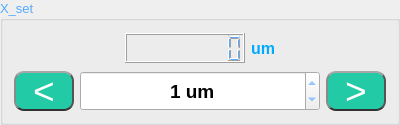
               <widget class="QGroupBox" name="Adc_box_3">
                <property name="sizePolicy">
                 <sizepolicy hsizetype="MinimumExpanding" vsizetype="Fixed">
                  <horstretch>0</horstretch>
                  <verstretch>0</verstretch>
                 </sizepolicy>
                </property>
                <property name="minimumSize">
                 <size>
                  <width>400</width>
                  <height>125</height>
                 </size>
                </property>
                <property name="maximumSize">
                 <size>
                  <width>400</width>
                  <height>16777215</height>
                 </size>
                </property>
                <property name="palette">
                 <palette>
                  <active>
                   <colorrole role="WindowText">
                    <brush brushstyle="SolidPattern">
                     <color alpha="255">
                      <red>85</red>
                      <green>170</green>
                      <blue>255</blue>
                     </color>
                    </brush>
                   </colorrole>
                  </active>
                  <inactive>
                   <colorrole role="WindowText">
                    <brush brushstyle="SolidPattern">
                     <color alpha="255">
                      <red>85</red>
                      <green>170</green>
                      <blue>255</blue>
                     </color>
                    </brush>
                   </colorrole>
                  </inactive>
                  <disabled>
                   <colorrole role="WindowText">
                    <brush brushstyle="SolidPattern">
                     <color alpha="255">
                      <red>120</red>
                      <green>120</green>
                      <blue>120</blue>
                     </color>
                    </brush>
                   </colorrole>
                  </disabled>
                 </palette>
                </property>
                <property name="font">
                 <font>
                  <family>Arial</family>
                  <pointsize>10</pointsize>
                  <bold>false</bold>
                  <stylestrategy>PreferAntialias</stylestrategy>
                 </font>
                </property>
                <property name="title">
                 <string>X_set</string>
                </property>
                <layout class="QVBoxLayout" name="verticalLayout_4">
                 <item>
                  <layout class="QHBoxLayout" name="horizontalLayout_9">
                   <item>
                    <spacer name="horizontalSpacer">
                     <property name="orientation">
                      <enum>Qt::Horizontal</enum>
                     </property>
                     <property name="sizeHint" stdset="0">
                      <size>
                       <width>40</width>
                       <height>20</height>
                      </size>
                     </property>
                    </spacer>
                   </item>
                   <item>
                    <widget class="QLCDNumber" name="lcd_X_pos">
                     <property name="sizePolicy">
                      <sizepolicy hsizetype="MinimumExpanding" vsizetype="Fixed">
                       <horstretch>0</horstretch>
                       <verstretch>0</verstretch>
                      </sizepolicy>
                     </property>
                     <property name="minimumSize">
                      <size>
                       <width>120</width>
                       <height>30</height>
                      </size>
                     </property>
                     <property name="palette">
                      <palette>
                       <active>
                        <colorrole role="WindowText">
                         <brush brushstyle="SolidPattern">
                          <color alpha="255">
                           <red>85</red>
                           <green>170</green>
                           <blue>255</blue>
                          </color>
                         </brush>
                        </colorrole>
                       </active>
                       <inactive>
                        <colorrole role="WindowText">
                         <brush brushstyle="SolidPattern">
                          <color alpha="255">
                           <red>85</red>
                           <green>170</green>
                           <blue>255</blue>
                          </color>
                         </brush>
                        </colorrole>
                       </inactive>
                       <disabled>
                        <colorrole role="WindowText">
                         <brush brushstyle="SolidPattern">
                          <color alpha="255">
                           <red>120</red>
                           <green>120</green>
                           <blue>120</blue>
                          </color>
                         </brush>
                        </colorrole>
                       </disabled>
                      </palette>
                     </property>
                     <property name="toolTip">
                      <string>current X position</string>
                     </property>
                     <property name="digitCount">
                      <number>8</number>
                     </property>
                     <property name="value" stdset="0">
                      <double>0.000000000000000</double>
                     </property>
                    </widget>
                   </item>
                   <item>
                    <widget class="QLabel" name="label_5">
                     <property name="palette">
                      <palette>
                       <active>
                        <colorrole role="WindowText">
                         <brush brushstyle="SolidPattern">
                          <color alpha="255">
                           <red>0</red>
                           <green>170</green>
                           <blue>255</blue>
                          </color>
                         </brush>
                        </colorrole>
                       </active>
                       <inactive>
                        <colorrole role="WindowText">
                         <brush brushstyle="SolidPattern">
                          <color alpha="255">
                           <red>0</red>
                           <green>170</green>
                           <blue>255</blue>
                          </color>
                         </brush>
                        </colorrole>
                       </inactive>
                       <disabled>
                        <colorrole role="WindowText">
                         <brush brushstyle="SolidPattern">
                          <color alpha="255">
                           <red>120</red>
                           <green>120</green>
                           <blue>120</blue>
                          </color>
                         </brush>
                        </colorrole>
                       </disabled>
                      </palette>
                     </property>
                     <property name="font">
                      <font>
                       <family>Arial</family>
                       <pointsize>12</pointsize>
                       <bold>true</bold>
                       <stylestrategy>PreferAntialias</stylestrategy>
                      </font>
                     </property>
                     <property name="text">
                      <string>um</string>
                     </property>
                    </widget>
                   </item>
                   <item>
                    <spacer name="horizontalSpacer_2">
                     <property name="orientation">
                      <enum>Qt::Horizontal</enum>
                     </property>
                     <property name="sizeHint" stdset="0">
                      <size>
                       <width>40</width>
                       <height>20</height>
                      </size>
                     </property>
                    </spacer>
                   </item>
                  </layout>
                 </item>
                 <item>
                  <layout class="QHBoxLayout" name="horizontalLayout">
                   <item>
                    <widget class="QPushButton" name="X_pos_left">
                     <property name="sizePolicy">
                      <sizepolicy hsizetype="Fixed" vsizetype="Fixed">
                       <horstretch>0</horstretch>
                       <verstretch>0</verstretch>
                      </sizepolicy>
                     </property>
                     <property name="minimumSize">
                      <size>
                       <width>60</width>
                       <height>40</height>
                      </size>
                     </property>
                     <property name="maximumSize">
                      <size>
                       <width>16777215</width>
                       <height>40</height>
                      </size>
                     </property>
                     <property name="palette">
                      <palette>
                       <active>
                        <colorrole role="WindowText">
                         <brush brushstyle="SolidPattern">
                          <color alpha="255">
                           <red>255</red>
                           <green>255</green>
                           <blue>255</blue>
                          </color>
                         </brush>
                        </colorrole>
                        <colorrole role="Button">
                         <brush brushstyle="SolidPattern">
                          <color alpha="255">
                           <red>35</red>
                           <green>202</green>
                           <blue>166</blue>
                          </color>
                         </brush>
                        </colorrole>
                        <colorrole role="Text">
                         <brush brushstyle="SolidPattern">
                          <color alpha="255">
                           <red>255</red>
                           <green>255</green>
                           <blue>255</blue>
                          </color>
                         </brush>
                        </colorrole>
                        <colorrole role="ButtonText">
                         <brush brushstyle="SolidPattern">
                          <color alpha="255">
                           <red>255</red>
                           <green>255</green>
                           <blue>255</blue>
                          </color>
                         </brush>
                        </colorrole>
                        <colorrole role="Base">
                         <brush brushstyle="SolidPattern">
                          <color alpha="255">
                           <red>35</red>
                           <green>202</green>
                           <blue>166</blue>
                          </color>
                         </brush>
                        </colorrole>
                        <colorrole role="Window">
                         <brush brushstyle="SolidPattern">
                          <color alpha="255">
                           <red>35</red>
                           <green>202</green>
                           <blue>166</blue>
                          </color>
                         </brush>
                        </colorrole>
                        <colorrole role="HighlightedText">
                         <brush brushstyle="SolidPattern">
                          <color alpha="255">
                           <red>255</red>
                           <green>85</green>
                           <blue>127</blue>
                          </color>
                         </brush>
                        </colorrole>
                        <colorrole role="PlaceholderText">
                         <brush brushstyle="SolidPattern">
                          <color alpha="255">
                           <red>255</red>
                           <green>255</green>
                           <blue>255</blue>
                          </color>
                         </brush>
                        </colorrole>
                       </active>
                       <inactive>
                        <colorrole role="WindowText">
                         <brush brushstyle="SolidPattern">
                          <color alpha="255">
                           <red>255</red>
                           <green>255</green>
                           <blue>255</blue>
                          </color>
                         </brush>
                        </colorrole>
                        <colorrole role="Button">
                         <brush brushstyle="SolidPattern">
                          <color alpha="255">
                           <red>35</red>
                           <green>202</green>
                           <blue>166</blue>
                          </color>
                         </brush>
                        </colorrole>
                        <colorrole role="Text">
                         <brush brushstyle="SolidPattern">
                          <color alpha="255">
                           <red>255</red>
                           <green>255</green>
                           <blue>255</blue>
                          </color>
                         </brush>
                        </colorrole>
                        <colorrole role="ButtonText">
                         <brush brushstyle="SolidPattern">
                          <color alpha="255">
                           <red>255</red>
                           <green>255</green>
                           <blue>255</blue>
                          </color>
                         </brush>
                        </colorrole>
                        <colorrole role="Base">
                         <brush brushstyle="SolidPattern">
                          <color alpha="255">
                           <red>35</red>
                           <green>202</green>
                           <blue>166</blue>
                          </color>
                         </brush>
                        </colorrole>
                        <colorrole role="Window">
                         <brush brushstyle="SolidPattern">
                          <color alpha="255">
                           <red>35</red>
                           <green>202</green>
                           <blue>166</blue>
                          </color>
                         </brush>
                        </colorrole>
                        <colorrole role="HighlightedText">
                         <brush brushstyle="SolidPattern">
                          <color alpha="255">
                           <red>255</red>
                           <green>85</green>
                           <blue>127</blue>
                          </color>
                         </brush>
                        </colorrole>
                        <colorrole role="PlaceholderText">
                         <brush brushstyle="SolidPattern">
                          <color alpha="255">
                           <red>255</red>
                           <green>255</green>
                           <blue>255</blue>
                          </color>
                         </brush>
                        </colorrole>
                       </inactive>
                       <disabled>
                        <colorrole role="WindowText">
                         <brush brushstyle="SolidPattern">
                          <color alpha="255">
                           <red>255</red>
                           <green>255</green>
                           <blue>255</blue>
                          </color>
                         </brush>
                        </colorrole>
                        <colorrole role="Button">
                         <brush brushstyle="SolidPattern">
                          <color alpha="255">
                           <red>35</red>
                           <green>202</green>
                           <blue>166</blue>
                          </color>
                         </brush>
                        </colorrole>
                        <colorrole role="Text">
                         <brush brushstyle="SolidPattern">
                          <color alpha="255">
                           <red>255</red>
                           <green>255</green>
                           <blue>255</blue>
                          </color>
                         </brush>
                        </colorrole>
                        <colorrole role="ButtonText">
                         <brush brushstyle="SolidPattern">
                          <color alpha="255">
                           <red>255</red>
                           <green>255</green>
                           <blue>255</blue>
                          </color>
                         </brush>
                        </colorrole>
                        <colorrole role="Base">
                         <brush brushstyle="SolidPattern">
                          <color alpha="255">
                           <red>35</red>
                           <green>202</green>
                           <blue>166</blue>
                          </color>
                         </brush>
                        </colorrole>
                        <colorrole role="Window">
                         <brush brushstyle="SolidPattern">
                          <color alpha="255">
                           <red>35</red>
                           <green>202</green>
                           <blue>166</blue>
                          </color>
                         </brush>
                        </colorrole>
                        <colorrole role="HighlightedText">
                         <brush brushstyle="SolidPattern">
                          <color alpha="255">
                           <red>255</red>
                           <green>85</green>
                           <blue>127</blue>
                          </color>
                         </brush>
                        </colorrole>
                        <colorrole role="PlaceholderText">
                         <brush brushstyle="SolidPattern">
                          <color alpha="255">
                           <red>255</red>
                           <green>255</green>
                           <blue>255</blue>
                          </color>
                         </brush>
                        </colorrole>
                       </disabled>
                      </palette>
                     </property>
                     <property name="font">
                      <font>
                       <family>Arial</family>
                       <pointsize>28</pointsize>
                       <bold>false</bold>
                       <stylestrategy>PreferDefault</stylestrategy>
                      </font>
                     </property>
                     <property name="styleSheet">
                      <string notr="true">QPushButton{background-color: rgb(35, 202, 166);border:2px;border-radius:10px;padding:2px 4px;selection-color: rgb(255, 85, 127);color:rgb(255, 255, 255);border-style:inset;border-top-color: rgb(167, 167, 167);border-left-color: rgb(138, 138, 138);
border-right-color: rgb(56, 56, 56);
border-bottom-color: rgb(33, 33, 33);}

QPushButton:hover{background-color:rgb(255, 91, 58);border:2px;border-radius:10px;padding:2px 4px;selection-color: rgb(255, 85, 127);color: rgb(255, 255, 255) ;border-style:inset;border-top-color: rgb(167, 167, 167);border-left-color: rgb(138, 138, 138);
border-right-color: rgb(56, 56, 56);
border-bottom-color: rgb(33, 33, 33);}
QPushButton:pressed{background-color:rgb(255, 91, 58);border:2px;border-radius:10px;padding:2px 4px;selection-color: rgb(255, 85, 127);color: rgb(255, 255, 255) ;border-style:inset;border-bottom-color: rgb(167, 167, 167);border-right-color: rgb(138, 138, 138);
border-left-color: rgb(56, 56, 56);
border-top-color: rgb(33, 33, 33);}</string>
                     </property>
                     <property name="text">
                      <string>&lt;</string>
                     </property>
                     <property name="autoDefault">
                      <bool>false</bool>
                     </property>
                     <property name="default">
                      <bool>false</bool>
                     </property>
                     <property name="flat">
                      <bool>false</bool>
                     </property>
                    </widget>
                   </item>
                   <item>
                    <widget class="QDoubleSpinBox" name="Step_X_pos">
                     <property name="sizePolicy">
                      <sizepolicy hsizetype="MinimumExpanding" vsizetype="Fixed">
                       <horstretch>0</horstretch>
                       <verstretch>0</verstretch>
                      </sizepolicy>
                     </property>
                     <property name="minimumSize">
                      <size>
                       <width>200</width>
                       <height>40</height>
                      </size>
                     </property>
                     <property name="font">
                      <font>
                       <family>Arial</family>
                       <pointsize>14</pointsize>
                       <bold>true</bold>
                       <stylestrategy>PreferAntialias</stylestrategy>
                      </font>
                     </property>
                     <property name="toolTip">
                      <string>Each Step size X</string>
                     </property>
                     <property name="inputMethodHints">
                      <set>Qt::ImhFormattedNumbersOnly|Qt::ImhNoAutoUppercase|Qt::ImhPreferNumbers</set>
                     </property>
                     <property name="alignment">
                      <set>Qt::AlignCenter</set>
                     </property>
                     <property name="suffix">
                      <string> um</string>
                     </property>
                     <property name="decimals">
                      <number>0</number>
                     </property>
                     <property name="minimum">
                      <double>0.000000000000000</double>
                     </property>
                     <property name="maximum">
                      <double>10000.000000000000000</double>
                     </property>
                     <property name="singleStep">
                      <double>1.000000000000000</double>
                     </property>
                     <property name="value">
                      <double>1.000000000000000</double>
                     </property>
                    </widget>
                   </item>
                   <item>
                    <widget class="QPushButton" name="X_pos_right">
                     <property name="sizePolicy">
                      <sizepolicy hsizetype="Fixed" vsizetype="Fixed">
                       <horstretch>0</horstretch>
                       <verstretch>0</verstretch>
                      </sizepolicy>
                     </property>
                     <property name="minimumSize">
                      <size>
                       <width>60</width>
                       <height>40</height>
                      </size>
                     </property>
                     <property name="maximumSize">
                      <size>
                       <width>60</width>
                       <height>40</height>
                      </size>
                     </property>
                     <property name="palette">
                      <palette>
                       <active>
                        <colorrole role="WindowText">
                         <brush brushstyle="SolidPattern">
                          <color alpha="255">
                           <red>255</red>
                           <green>255</green>
                           <blue>255</blue>
                          </color>
                         </brush>
                        </colorrole>
                        <colorrole role="Button">
                         <brush brushstyle="SolidPattern">
                          <color alpha="255">
                           <red>35</red>
                           <green>202</green>
                           <blue>166</blue>
                          </color>
                         </brush>
                        </colorrole>
                        <colorrole role="Text">
                         <brush brushstyle="SolidPattern">
                          <color alpha="255">
                           <red>255</red>
                           <green>255</green>
                           <blue>255</blue>
                          </color>
                         </brush>
                        </colorrole>
                        <colorrole role="ButtonText">
                         <brush brushstyle="SolidPattern">
                          <color alpha="255">
                           <red>255</red>
                           <green>255</green>
                           <blue>255</blue>
                          </color>
                         </brush>
                        </colorrole>
                        <colorrole role="Base">
                         <brush brushstyle="SolidPattern">
                          <color alpha="255">
                           <red>35</red>
                           <green>202</green>
                           <blue>166</blue>
                          </color>
                         </brush>
                        </colorrole>
                        <colorrole role="Window">
                         <brush brushstyle="SolidPattern">
                          <color alpha="255">
                           <red>35</red>
                           <green>202</green>
                           <blue>166</blue>
                          </color>
                         </brush>
                        </colorrole>
                        <colorrole role="HighlightedText">
                         <brush brushstyle="SolidPattern">
                          <color alpha="255">
                           <red>255</red>
                           <green>85</green>
                           <blue>127</blue>
                          </color>
                         </brush>
                        </colorrole>
                        <colorrole role="PlaceholderText">
                         <brush brushstyle="SolidPattern">
                          <color alpha="255">
                           <red>255</red>
                           <green>255</green>
                           <blue>255</blue>
                          </color>
                         </brush>
                        </colorrole>
                       </active>
                       <inactive>
                        <colorrole role="WindowText">
                         <brush brushstyle="SolidPattern">
                          <color alpha="255">
                           <red>255</red>
                           <green>255</green>
                           <blue>255</blue>
                          </color>
                         </brush>
                        </colorrole>
                        <colorrole role="Button">
                         <brush brushstyle="SolidPattern">
                          <color alpha="255">
                           <red>35</red>
                           <green>202</green>
                           <blue>166</blue>
                          </color>
                         </brush>
                        </colorrole>
                        <colorrole role="Text">
                         <brush brushstyle="SolidPattern">
                          <color alpha="255">
                           <red>255</red>
                           <green>255</green>
                           <blue>255</blue>
                          </color>
                         </brush>
                        </colorrole>
                        <colorrole role="ButtonText">
                         <brush brushstyle="SolidPattern">
                          <color alpha="255">
                           <red>255</red>
                           <green>255</green>
                           <blue>255</blue>
                          </color>
                         </brush>
                        </colorrole>
                        <colorrole role="Base">
                         <brush brushstyle="SolidPattern">
                          <color alpha="255">
                           <red>35</red>
                           <green>202</green>
                           <blue>166</blue>
                          </color>
                         </brush>
                        </colorrole>
                        <colorrole role="Window">
                         <brush brushstyle="SolidPattern">
                          <color alpha="255">
                           <red>35</red>
                           <green>202</green>
                           <blue>166</blue>
                          </color>
                         </brush>
                        </colorrole>
                        <colorrole role="HighlightedText">
                         <brush brushstyle="SolidPattern">
                          <color alpha="255">
                           <red>255</red>
                           <green>85</green>
                           <blue>127</blue>
                          </color>
                         </brush>
                        </colorrole>
                        <colorrole role="PlaceholderText">
                         <brush brushstyle="SolidPattern">
                          <color alpha="255">
                           <red>255</red>
                           <green>255</green>
                           <blue>255</blue>
                          </color>
                         </brush>
                        </colorrole>
                       </inactive>
                       <disabled>
                        <colorrole role="WindowText">
                         <brush brushstyle="SolidPattern">
                          <color alpha="255">
                           <red>255</red>
                           <green>255</green>
                           <blue>255</blue>
                          </color>
                         </brush>
                        </colorrole>
                        <colorrole role="Button">
                         <brush brushstyle="SolidPattern">
                          <color alpha="255">
                           <red>35</red>
                           <green>202</green>
                           <blue>166</blue>
                          </color>
                         </brush>
                        </colorrole>
                        <colorrole role="Text">
                         <brush brushstyle="SolidPattern">
                          <color alpha="255">
                           <red>255</red>
                           <green>255</green>
                           <blue>255</blue>
                          </color>
                         </brush>
                        </colorrole>
                        <colorrole role="ButtonText">
                         <brush brushstyle="SolidPattern">
                          <color alpha="255">
                           <red>255</red>
                           <green>255</green>
                           <blue>255</blue>
                          </color>
                         </brush>
                        </colorrole>
                        <colorrole role="Base">
                         <brush brushstyle="SolidPattern">
                          <color alpha="255">
                           <red>35</red>
                           <green>202</green>
                           <blue>166</blue>
                          </color>
                         </brush>
                        </colorrole>
                        <colorrole role="Window">
                         <brush brushstyle="SolidPattern">
                          <color alpha="255">
                           <red>35</red>
                           <green>202</green>
                           <blue>166</blue>
                          </color>
                         </brush>
                        </colorrole>
                        <colorrole role="HighlightedText">
                         <brush brushstyle="SolidPattern">
                          <color alpha="255">
                           <red>255</red>
                           <green>85</green>
                           <blue>127</blue>
                          </color>
                         </brush>
                        </colorrole>
                        <colorrole role="PlaceholderText">
                         <brush brushstyle="SolidPattern">
                          <color alpha="255">
                           <red>255</red>
                           <green>255</green>
                           <blue>255</blue>
                          </color>
                         </brush>
                        </colorrole>
                       </disabled>
                      </palette>
                     </property>
                     <property name="font">
                      <font>
                       <family>Arial</family>
                       <pointsize>28</pointsize>
                       <bold>false</bold>
                       <stylestrategy>PreferDefault</stylestrategy>
                      </font>
                     </property>
                     <property name="styleSheet">
                      <string notr="true">QPushButton{background-color: rgb(35, 202, 166);border:2px;border-radius:10px;padding:2px 4px;selection-color: rgb(255, 85, 127);color:rgb(255, 255, 255);border-style:inset;border-top-color: rgb(167, 167, 167);border-left-color: rgb(138, 138, 138);
border-right-color: rgb(56, 56, 56);
border-bottom-color: rgb(33, 33, 33);}

QPushButton:hover{background-color:rgb(255, 91, 58);border:2px;border-radius:10px;padding:2px 4px;selection-color: rgb(255, 85, 127);color: rgb(255, 255, 255) ;border-style:inset;border-top-color: rgb(167, 167, 167);border-left-color: rgb(138, 138, 138);
border-right-color: rgb(56, 56, 56);
border-bottom-color: rgb(33, 33, 33);}
QPushButton:pressed{background-color:rgb(255, 91, 58);border:2px;border-radius:10px;padding:2px 4px;selection-color: rgb(255, 85, 127);color: rgb(255, 255, 255) ;border-style:inset;border-bottom-color: rgb(167, 167, 167);border-right-color: rgb(138, 138, 138);
border-left-color: rgb(56, 56, 56);
border-top-color: rgb(33, 33, 33);}</string>
                     </property>
                     <property name="text">
                      <string>&gt;</string>
                     </property>
                    </widget>
                   </item>
                  </layout>
                 </item>
                </layout>
               </widget>
